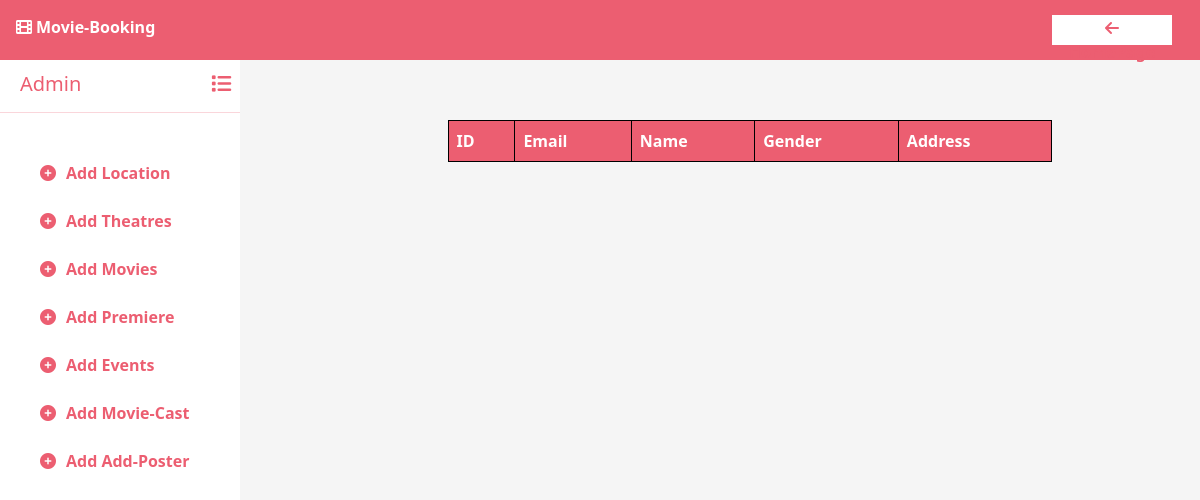
Page /userManage/ on the earlier database version.
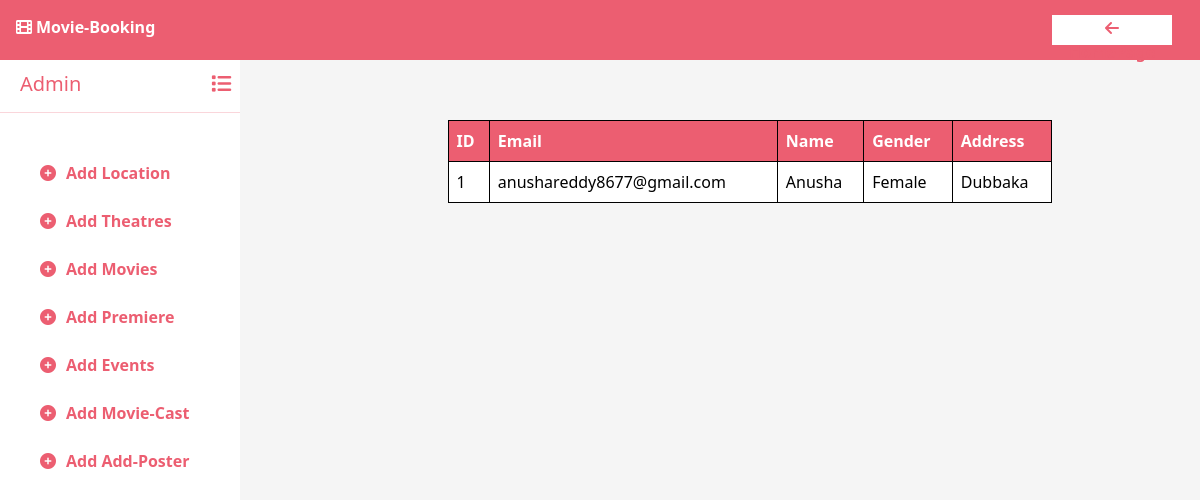
Same page on the later database version.
### movie/models.py (models this page shows)
class User(models.Model):
    email = models.EmailField(unique=True)
    mobile = models.BigIntegerField()
    firstname = models.CharField(max_length=50)
    lastname = models.CharField(max_length=50)
    birthday = models.DateField()
    gender = models.CharField(max_length=6)
    pincode = models.IntegerField()
    address = models.CharField(max_length=50)
    landmark = models.CharField(max_length=50)
    town = models.CharField(max_length=50)
    state = models.CharField(max_length=20)
    user_image = models.ImageField(upload_to='images', default='images/p1.png')
    password = models.CharField(max_length=10,null=True)

### movie/views.py (the view)
# urls.py: path('userManage/',views.userManage),
def userManage(request):
    context={}
    user = User.objects.all()
    context["users"]=user
    return render(request,"userManage.html",context)

### movie/templates/userManage.html (shortened to what this page needs)
<!DOCTYPE html>
<html lang="en">
<head>
    <link href="https://cdn.jsdelivr.net/npm/bootstrap@5.3.2/dist/css/bootstrap.min.css" rel="stylesheet">
    <link rel="stylesheet" href="https://cdnjs.cloudflare.com/ajax/libs/font-awesome/6.0.0/css/all.min.css">
</head>
<body>
    <nav class="navbar navbar-expand-lg d-flex flex-row bg-white fixed-top">
        <div class="container-fluid justify-content-start">
            <p class="fonticon"><i class="fa-solid fa-film mx-1"></i>Movie-Booking</p>
        </div>
        <div class="container-fluid justify-content-end mx-3">
            <button type="button" id="logbtn" onclick="back()"><i class="fa-solid fa-arrow-left mx-1"></i>HomePage</button>
        </div>
    </nav>
    <div class="sidebar">
        <div class="sidebar-content">
            <h5 class="admin">Admin<i class="fa-solid fa-list"></i></h5><hr>
        </div>
        <P class="links"><i class="fa-solid fa-circle-plus"></i><a href="/addLocation/" class="addlink">Add Location</a></P>
        <P class="links"><i class="fa-solid fa-circle-plus"></i><a href="/addTheatre/" class="addlink">Add Theatres</a></P>
        <P class="links"><i class="fa-solid fa-circle-plus"></i><a href="/addMovies/" class="addlink">Add Movies</a></P>
        <P class="links"><i class="fa-solid fa-circle-plus"></i><a href="/addPremiere/" class="addlink">Add Premiere</a></P>
        <P class="links"><i class="fa-solid fa-circle-plus"></i><a href="/addEvents/" class="addlink">Add Events</a></P>
        <P class="links"><i class="fa-solid fa-circle-plus"></i><a href="/addCast/" class="addlink">Add Movie-Cast</a></P>
        <P class="links"><i class="fa-solid fa-circle-plus"></i><a href="/addPoster/" class="addlink">Add Add-Poster</a></P>
    </div>
    <div class="content">
        <div class="container d-flex align-items-center justify-content-center">
            <div class="table-responsive">
                <table class="table">
                    <tr>
                        <th>ID</th>
                        <th>Email</th>
                        <th>Name</th>
                        <th>Gender</th>
                        <th>Address</th>
                    </tr>
                    {% for user in users %}
                    <tr>
                        <td>{{user.id}}</td>
                        <td>{{user.email}}</td>
                        <td>{{user.firstname}}</td>
                        <td>{{user.gender}}</td>
                        <td>{{user.address}}</td>
                    </tr>
                    {% endfor %}
                </table>
            </div>
        </div>
    </div>
</body>
</html>

Differences in the rows shown:
added User: id "1", email "anushareddy8677@gmail.com", firstname "Anusha", gender "Female", address "Dubbaka"
